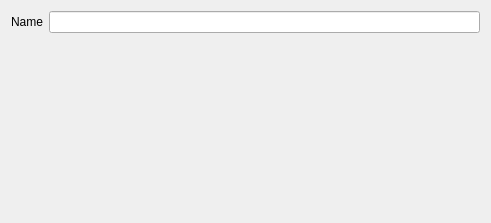
<?xml version="1.0" encoding="UTF-8"?>
<ui version="4.0">
 <class>VectorDbEditionPageWizard</class>
 <widget class="QWizardPage" name="VectorDbEditionPageWizard">
  <property name="geometry">
   <rect>
    <x>0</x>
    <y>0</y>
    <width>491</width>
    <height>223</height>
   </rect>
  </property>
  <property name="windowTitle">
   <string>Uploading form</string>
  </property>
  <property name="locale">
   <locale language="English" country="UnitedStates"/>
  </property>
  <layout class="QGridLayout" name="gridLayout">
   <item row="0" column="1">
    <widget class="QLineEdit" name="lne_name"/>
   </item>
   <item row="0" column="0">
    <widget class="QLabel" name="lbl_name">
     <property name="text">
      <string>Name</string>
     </property>
    </widget>
   </item>
   <item row="1" column="0" colspan="2">
    <spacer name="verticalSpacer">
     <property name="orientation">
      <enum>Qt::Vertical</enum>
     </property>
     <property name="sizeHint" stdset="0">
      <size>
       <width>20</width>
       <height>40</height>
      </size>
     </property>
    </spacer>
   </item>
  </layout>
 </widget>
 <resources/>
 <connections/>
</ui>
